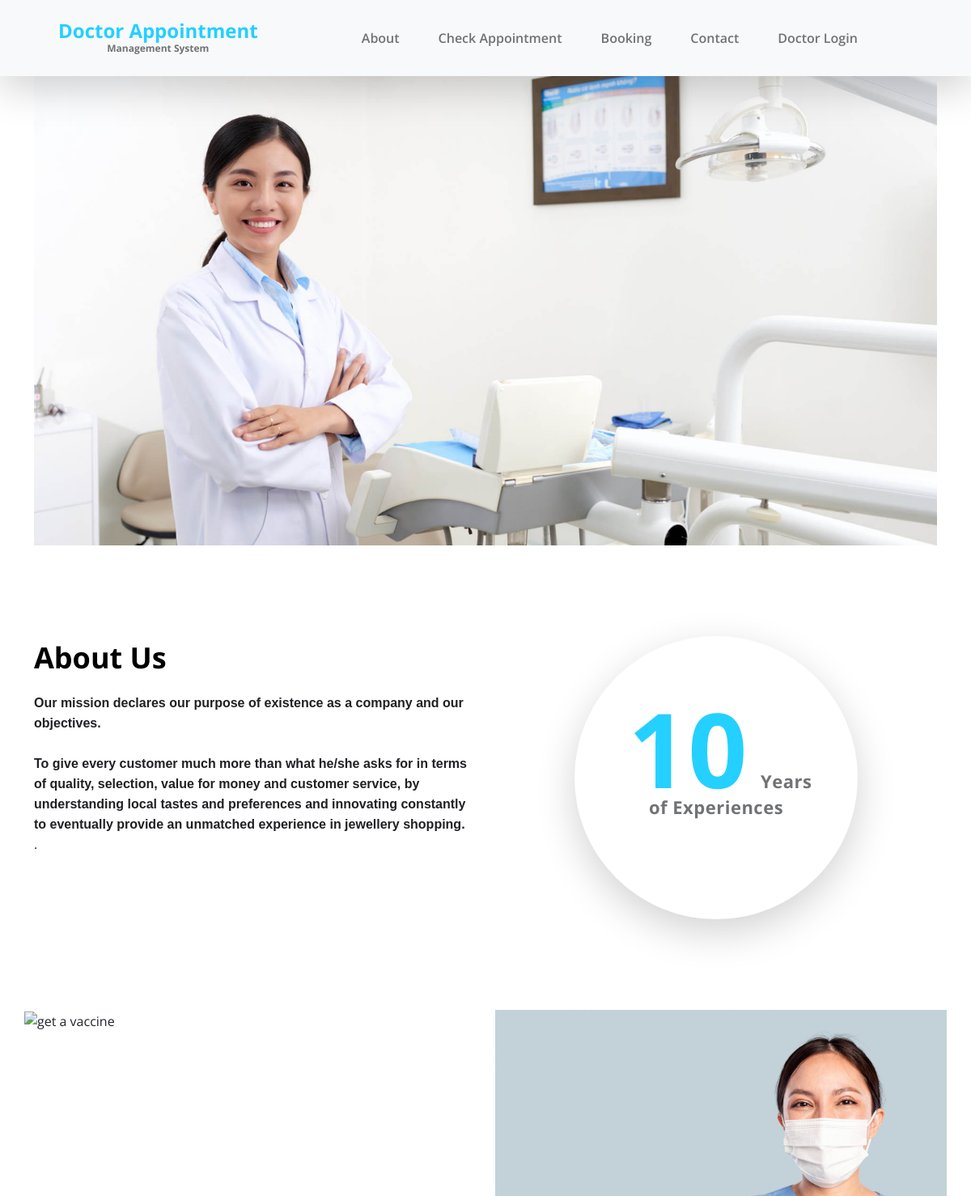
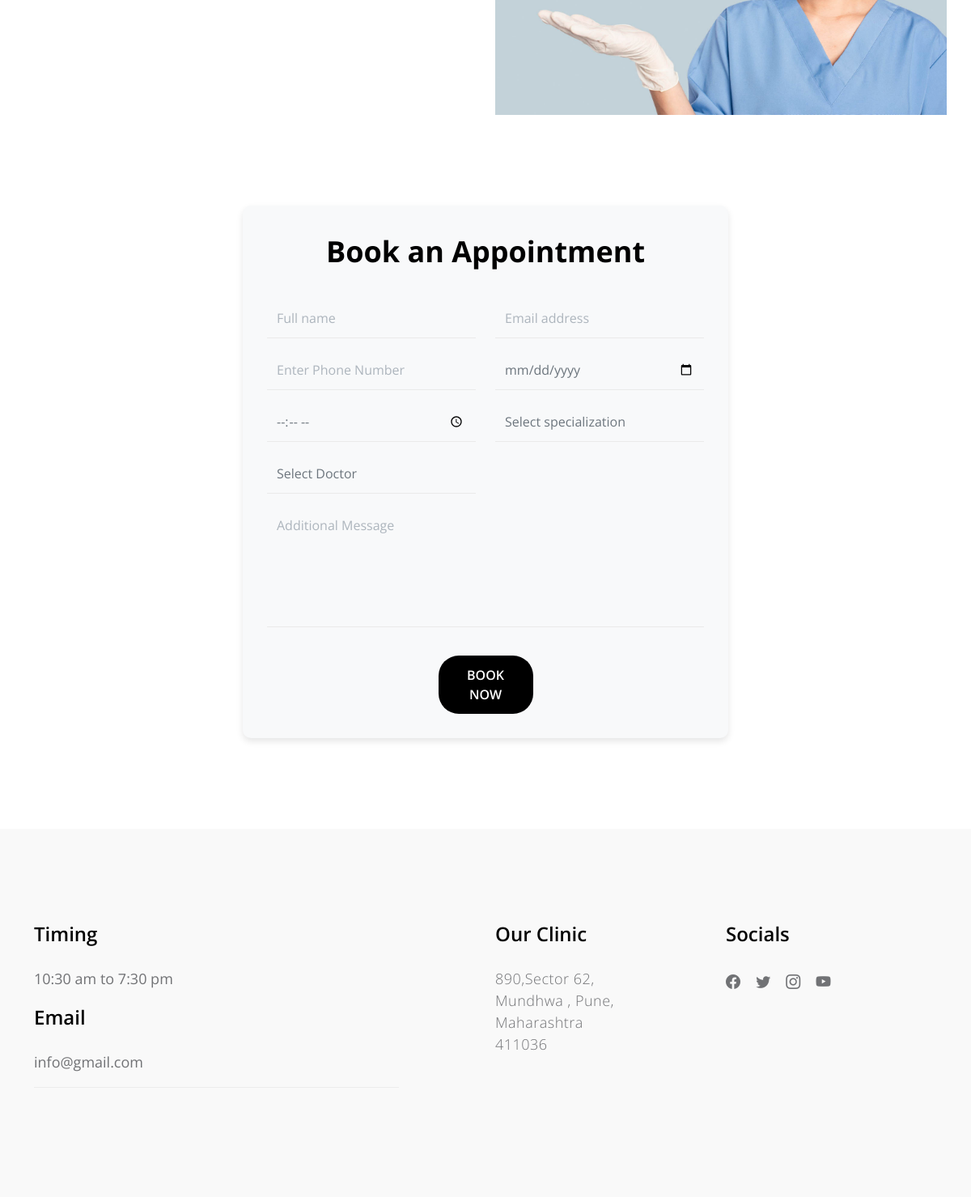
The page / on the database its author committed (2 pictures, top to bottom).
### tables this page shows
CREATE TABLE `tblpage` (
  `ID` int(10) NOT NULL,
  `PageType` varchar(200) DEFAULT NULL,
  `PageTitle` mediumtext DEFAULT NULL,
  `PageDescription` mediumtext DEFAULT NULL,
  `Email` varchar(200) DEFAULT NULL,
  `MobileNumber` bigint(10) DEFAULT NULL,
  `UpdationDate` date DEFAULT NULL,
  `Timing` varchar(200) NOT NULL
);

### index.php (the view, shortened to what this page needs)
<?php
include('doctor/includes/dbconnection.php');
?>
<!doctype html>
<html lang="en">
    <head>
        <link href="css/bootstrap.min.css" rel="stylesheet">
        <link href="css/bootstrap-icons.css" rel="stylesheet">
        <link href="css/owl.carousel.min.css" rel="stylesheet">
        <link href="css/owl.theme.default.min.css" rel="stylesheet">
        <link href="css/templatemo-medic-care.css" rel="stylesheet">
    </head>
    <body id="top">
        <main>
            <?php include_once('includes/header.php');?>
            <section class="hero" id="hero">
                <div class="container">
                    <div class="row">
                        <div class="col-12">
                            <div id="myCarousel" class="carousel slide carousel-fade" data-bs-ride="carousel">
                                <div class="carousel-inner">
                                    <div class="carousel-item">
                                        <img src="images/slider/young-asian-female-dentist-white-coat-posing-clinic-equipment.jpg" class="img-fluid" alt="">
                                    </div>
                                </div>
                            </div>
                        </div>
                    </div>
                </div>
            </section>
            <section class="section-padding" id="about">
                <div class="container">
                    <div class="row">
                        <div class="col-lg-6 col-md-6 col-12">
                            <?php
$sql="SELECT * from tblpage where PageType='aboutus'";
$query = $dbh -> prepare($sql);
$query->execute();
$results=$query->fetchAll(PDO::FETCH_OBJ);
$cnt=1;
if($query->rowCount() > 0)
{
foreach($results as $row)
{               ?>
                            <h2 class="mb-lg-3 mb-3"><?php  echo htmlentities($row->PageTitle);?></h2>
                            <p><?php  echo ($row->PageDescription);?>.</p>
                           <?php $cnt=$cnt+1;}} ?>
                        </div>
                        <div class="col-lg-4 col-md-5 col-12 mx-auto">
                            <div class="featured-circle bg-white shadow-lg d-flex justify-content-center align-items-center">
                                <p class="featured-text"><span class="featured-number">10</span> Years<br> of Experiences</p>
                            </div>
                        </div>
                    </div>
                </div>
            </section>
            <section class="gallery">
                <div class="container">
                    <div class="row">
                        <div class="col-lg-6 col-6 ps-0">
                            <img src="images/gallery/medical-clinic.jpg" class="img-fluid galleryImage" alt="get a vaccine" title="get a vaccine for yourself">
                        </div>
                        <div class="col-lg-6 col-6 pe-0">
                            <img src="images/gallery/female-doctor-with-presenting-hand-gesture.jpg" class="img-fluid galleryImage" alt="wear a mask" title="wear a mask to protect yourself">
                        </div>
                    </div>
                </div>
            </section>
            <section class="section-padding" id="booking">
                <div class="container">
                    <div class="row">
                        <div class="col-lg-8 col-12 mx-auto">
                            <div class="booking-form">
                                <h2 class="text-center mb-lg-3 mb-2">Book an Appointment</h2>
                                <form role="form" method="post">
                                    <div class="row">
                                        <div class="col-lg-6 col-12">
                                            <input type="text" name="name" id="name" class="form-control" placeholder="Full name" required='true'>
                                        </div>
                                        <div class="col-lg-6 col-12">
                                            <input type="email" name="email" id="email" pattern="[^ @]*@[^ @]*" class="form-control" placeholder="Email address" required='true'>
                                        </div>
                                        <div class="col-lg-6 col-12">
                                            <input type="telephone" name="phone" id="phone" class="form-control" placeholder="Enter Phone Number" maxlength="10">
                                        </div>
                                        <div class="col-lg-6 col-12">
                                            <input type="date" name="date" id="date" value="" class="form-control">
                                        </div>
                                            <div class="col-lg-6 col-12">
                                            <input type="time" name="time" id="time" value="" class="form-control">
                                        </div>
    <div class="col-lg-6 col-12">
<select onChange="getdoctors(this.value);"  name="specialization" id="specialization" class="form-control" required>
<option value="">Select specialization</option>
</select>
</div>
    <div class="col-lg-6 col-12">
<select name="doctorlist" id="doctorlist" class="form-control">
<option value="">Select Doctor</option>
</select>
</div>
                                        <div class="col-12">
                                            <textarea class="form-control" rows="5" id="message" name="message" placeholder="Additional Message"></textarea>
                                        </div>
                                        <div class="col-lg-3 col-md-4 col-6 mx-auto">
                                            <button type="submit" class="form-control" name="submit" id="submit-button">Book Now</button>
                                        </div>
                                    </div>
                                </form>
                            </div>
                        </div>
                    </div>
                </div>
            </section>
        </main>
        <?php include_once('includes/footer.php');?>
    </body>
</html>

### includes/footer.php (shortened to what this page needs)
<footer class="site-footer section-padding" id="contact">
            <div class="container">
                <div class="row">
                    <div class="col-lg-5 me-auto col-12">
                        <?php
$sql="SELECT * from tblpage where PageType='contactus'";
$query = $dbh -> prepare($sql);
$query->execute();
$results=$query->fetchAll(PDO::FETCH_OBJ);
$cnt=1;
if($query->rowCount() > 0)
{
foreach($results as $row)
{               ?>
                        <h5 class="mb-lg-4 mb-3">Timing</h5>
                        <ul class="list-group list-group-flush">
                            <li class="list-group-item d-flex">
                                <?php  echo ($row->Timing);?>
                            </li></ul>
                            <h5 class="mb-lg-4 mb-3">Email</h5>
                            <ul class="list-group list-group-flush">
                            <li class="list-group-item d-flex">
                                <?php  echo ($row->Email);?></li>
                                <br>
                        </ul>
                    </div>
                    <div class="col-lg-2 col-md-6 col-12 my-4 my-lg-0">
                        <h5 class="mb-lg-4 mb-3">Our Clinic</h5>
                        <p><?php  echo ($row->PageDescription);?></p>
                    </div>
<?php $cnt=$cnt+1;}} ?>
                    <div class="col-lg-3 col-md-6 col-12 ms-auto">
                        <h5 class="mb-lg-4 mb-2">Socials</h5>
                        <ul class="social-icon">
                            <li><a href="#" class="social-icon-link bi-facebook"></a></li>
                            <li><a href="#" class="social-icon-link bi-twitter"></a></li>
                            <li><a href="#" class="social-icon-link bi-instagram"></a></li>
                            <li><a href="#" class="social-icon-link bi-youtube"></a></li>
                        </ul>
                    </div>
                </div>
        </footer>

### css/templatemo-medic-care.css (style rules this page uses)
:root { --white-color: #FFFFFF; --primary-color: #24d0ff; --section-bg-color: #F9F9F9; --dark-color: #000000; --title-color: #565758; --p-color: #717275; --border-color: #eaeaea; --body-font-family: 'Open Sans', sans-serif; --h1-font-size: 48px; --h2-font-size: 36px; --h3-font-size: 32px; --h4-font-size: 28px; --h5-font-size: 24px; --h6-font-size: 22px; --p-font-size: 18px; --menu-font-size: 16px; --font-weight-light: 300; --font-weight-normal: 400; --font-weight-semibold: 600; --font-weight-bold: 700; }
body { background: var(--white-color); font-family: var(--body-font-family); position: relative; padding-top: 94px; }
h2, h3, h4, h5, h6 { color: var(--dark-color); line-height: inherit; }
h1, h2, h3, h4, h5, h6 { font-weight: var(--font-weight-semibold); }
h1, h2 { font-weight: var(--font-weight-bold); }
h2 { font-size: var(--h2-font-size); }
h5 { font-size: var(--h5-font-size); }
p { color: var(--p-color); font-size: var(--p-font-size); font-weight: var(--font-weight-light); letter-spacing: 0.5px; }
a, button { touch-action: manipulation; transition: all 0.3s; }
a { color: var(--p-color); text-decoration: none; }
.section-padding { padding-top: 7rem; padding-bottom: 7rem; }
b, strong { font-weight: var(--font-weight-bold); }
.list-group-item { background-color: transparent; color: var(--p-color); font-size: var(--p-font-size); padding: 1rem 0; display: flex; align-items: center; justify-content: space-between; border-bottom: 1px solid rgba(255, 255, 255, 0.1); transition: background-color 0.3s ease, color 0.3s ease; }
.list-group-item:first-child { padding-top: 0; }
.list-group-item:last-child { border-bottom: none; }
.list-group-item:not(:last-child) { box-shadow: 0 1px 0 rgba(0, 0, 0, 0.05); }
.hero { padding-top: 0rem; }
.hero .container { position: relative; overflow: hidden; height: 580px; }
.featured-circle { border-radius: 100%; width: 350px; height: 350px; margin: 0 auto; padding: 0 20px; }
.featured-text { font-size: var(--h6-font-size); line-height: 2rem; font-weight: var(--font-weight-bold); text-align: center; margin-bottom: 0; }
.featured-number { color: var(--primary-color); font-size: 8rem; margin: 0 10px; }
.booking-form { max-width: 600px; margin: auto; padding: 30px; background: #f8f9fa; border-radius: 10px; box-shadow: 0 4px 8px rgba(0, 0, 0, 0.1); }
.booking-form .form-control { background: transparent; border-radius: 0; border: 0; border-bottom: 1px solid var(--border-color); color: #6c757d; font-weight: var(--font-weight-normal); padding-top: 12px; padding-bottom: 12px; margin-top: 15px; transition: all 0.3s ease; }
.booking-form #submit-button { background: var(--dark-color); border: 0; font-weight: var(--font-weight-semibold); color: var(--white-color); text-transform: uppercase; padding: 12px 20px; border-radius: 25px; margin-top: 35px; width: 100%; cursor: pointer; transition: all 0.3s ease; }
.booking-form input::placeholder, .booking-form textarea::placeholder { color: #adb5bd; opacity: 1; }
.booking-form textarea.form-control { resize: none; height: 150px; }
.site-footer { background: var(--section-bg-color); }
.social-icon { margin: 0; padding: 0; }
.social-icon li { list-style: none; display: inline-block; vertical-align: top; transition: all 0.3s; }
.social-icon-link { font-size: var(--p-font-size); display: inline-block; vertical-align: top; margin-top: 4px; margin-bottom: 4px; margin-right: 15px; }

### rows shown on the page
tblpage: PageTitle "About Us", PageDescription "Our mission declares our purpose of existence as a company and our objectives. To give every customer much more than what he/she asks for in terms of quality, selection, value for money and customer service, by understanding local tastes and preferences and innovating constantly to eventually provide an unmatched experience in jewellery shopping."
tblpage: Timing "10:30 am to 7:30 pm", Email "info@gmail.com", PageDescription "890,Sector 62, Mundhwa , Pune, Maharashtra 411036"
